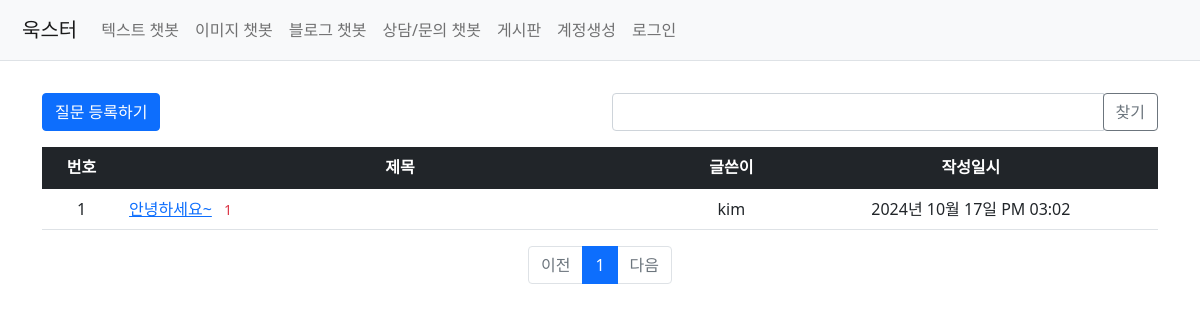
Page /question/list/ on the earlier database version.
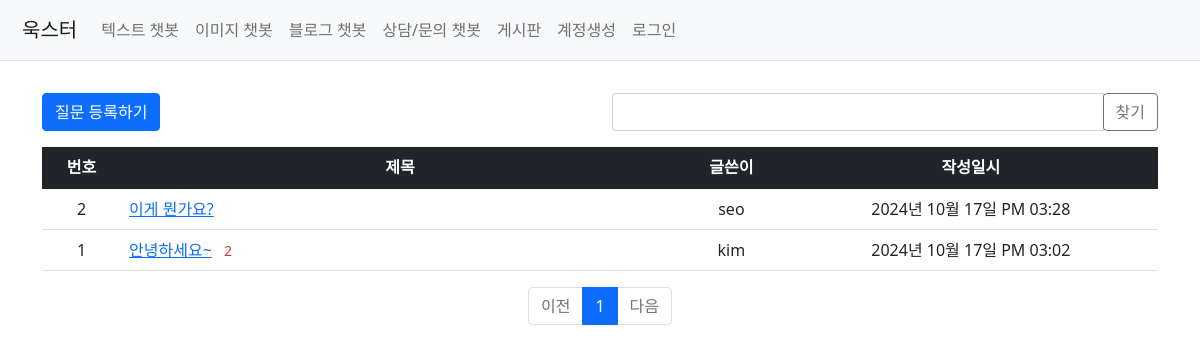
Same page on the later database version.
### my_flask_app/models.py (models this page shows)
class Question(db.Model):
    id = db.Column(db.Integer, primary_key=True)
    subject = db.Column(db.String(200), nullable=False)
    content = db.Column(db.Text(), nullable=False)
    create_date = db.Column(db.DateTime(), nullable=False)
    user_id = db.Column(db.Integer, db.ForeignKey('user.id', ondelete='CASCADE'), nullable=False)
    user = db.relationship('User', backref=db.backref('question_set'))
    modify_date = db.Column(db.DateTime(), nullable=True)
    voter = db.relationship('User', secondary=question_voter, backref=db.backref('question_voter_set'))

class User(db.Model):
    id = db.Column(db.Integer, primary_key=True)
    username = db.Column(db.String(150), unique=True, nullable=False)
    password = db.Column(db.String(200), nullable=False)
    email = db.Column(db.String(120), unique=True, nullable=False)

### my_flask_app/views/question_views.py (the view, shortened to what this page needs)
@bp.route('/list/')
def _list():
    page = request.args.get('page', type=int, default=1)
    kw = request.args.get('kw', type=str, default='')
    question_list = Question.query.order_by(Question.create_date.desc())
    question_list = question_list.paginate(page=page, per_page=10)
    return render_template('question/question_list.html', question_list=question_list, page=page, kw=kw)

### my_flask_app/filter.py (called while the page is built)
def format_datetime(value, fmt='%Y년 %m월 %d일 %p %I:%M'):
    return value.strftime(fmt)

### my_flask_app/views/auth_views.py (called while the page is built)
@bp.before_app_request
def load_logged_in_user():
    user_id = session.get('user_id')
    if user_id is None:
        g.user = None
    else:
        g.user = User.query.get(user_id)

### my_flask_app/templates/question/question_list.html (shortened to what this page needs)
{% extends 'base.html' %}
{% block content %}
<div class="container my-3">
    <div class="row my-3">
        <div class="col-6">
            <a href="{{ url_for('question.create') }}" class="btn btn-primary">질문 등록하기</a>
        </div>
        <div class="col-6">
            <div class="input-group">
                <input type="text" id="search_kw" class="form-control" value="{{ kw or '' }}">
                <div class="input-group-append">
                    <button class="btn btn-outline-secondary" type="button" id="btn_search">찾기</button>
                </div>
            </div>
        </div>
    </div>
    <table class="table">
        <thead>
        <tr class="text-center table-dark">
            <th>번호</th>
            <th style="width:50%">제목</th>
            <th>글쓴이</th>
            <th>작성일시</th>
        </tr>
        </thead>
        <tbody>
        {% if question_list %}
        {% for question in question_list.items %}
        <tr class="text-center">
            <td>{{ question_list.total - ((question_list.page-1) * question_list.per_page) - loop.index0 }}</td>
            <td class="text-start">
                <a href="{{ url_for('question.detail', question_id=question.id) }}">{{ question.subject }}</a>
                {% if question.answer_set|length > 0 %}
                <span class="text-danger small mx-2">{{ question.answer_set|length }}</span>
                {% endif %}
            </td>
            <td>{{ question.user.username }}</td>
            <td>{{ question.create_date|datetime }}</td>
        </tr>
        {% endfor %}
        {% else %}
        <tr>
            <td colspan="3">질문이 없습니다.</td>
        </tr>
        {% endif %}
        </tbody>
    </table>
    <ul class="pagination justify-content-center">
        {% if question_list.has_prev %}
        <li class="page-item">
            <a class="page-link" data-page="{{ question_list.prev_num }}" href="javascript:void(0)">이전</a>
        </li>
        {% else %}
        <li class="page-item disabled">
            <a class="page-link" tabindex="-1" aria-disabled="true" href="javascript:void(0)">이전</a>
        </li>
        {% endif %}
        {% for page_num in question_list.iter_pages() %}
        {% if page_num %}
        {% if page_num != question_list.page %}
        <li class="page-item">
            <a class="page-link" data-page="{{ page_num }}" href="javascript:void(0)">{{ page_num }}</a>
        </li>
        {% else %}
        <li class="page-item active" aria-current="page">
            <a class="page-link" href="javascript:void(0)">{{ page_num }}</a>
        </li>
        {% endif %}
        {% else %}
        <li class="disabled">
            <a class="page-link" href="javascript:void(0)">...</a>
        </li>
        {% endif %}
        {% endfor %}
        {% if question_list.has_next %}
        <li class="page-item">
            <a class="page-link" data-page="{{ question_list.next_num }}" href="javascript:void(0)">다음</a>
        </li>
        {% else %}
        <li class="page-item disabled">
            <a class="page-link" tabindex="-1" aria-disabled="true" href="javascript:void(0)">다음</a>
        </li>
        {% endif %}
    </ul>
</div>
{% endblock %}

Differences in the rows shown:
added Question: total "2", subject "이게 뭔가요?", user.username "seo", create_date "2024년 10월 17일 PM 03:28"
changed Question "안녕하세요~": answer_set|length "1" → "2"
